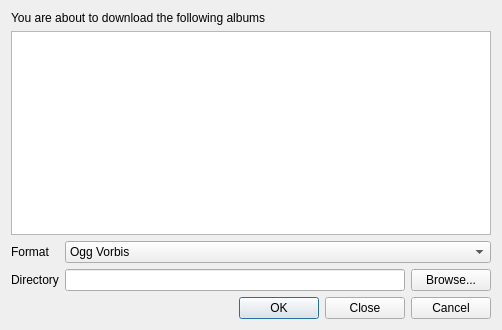
<?xml version="1.0" encoding="UTF-8"?>
<ui version="4.0">
 <class>MagnatuneDownloadDialog</class>
 <widget class="QDialog" name="MagnatuneDownloadDialog">
  <property name="geometry">
   <rect>
    <x>0</x>
    <y>0</y>
    <width>502</width>
    <height>330</height>
   </rect>
  </property>
  <property name="windowTitle">
   <string>Magnatune Download</string>
  </property>
  <property name="windowIcon">
   <iconset resource="../../data/data.qrc">
    <normaloff>:/providers/magnatune.png</normaloff>:/providers/magnatune.png</iconset>
  </property>
  <layout class="QVBoxLayout" name="verticalLayout">
   <item>
    <widget class="QLabel" name="label">
     <property name="text">
      <string>You are about to download the following albums</string>
     </property>
    </widget>
   </item>
   <item>
    <widget class="QTreeWidget" name="albums">
     <property name="selectionMode">
      <enum>QAbstractItemView::NoSelection</enum>
     </property>
     <property name="rootIsDecorated">
      <bool>false</bool>
     </property>
     <property name="allColumnsShowFocus">
      <bool>true</bool>
     </property>
     <attribute name="headerVisible">
      <bool>false</bool>
     </attribute>
     <column>
      <property name="text">
       <string>Name</string>
      </property>
     </column>
     <column>
      <property name="text">
       <string>Progress</string>
      </property>
     </column>
    </widget>
   </item>
   <item>
    <widget class="QWidget" name="options" native="true">
     <layout class="QFormLayout" name="formLayout">
      <property name="margin">
       <number>0</number>
      </property>
      <item row="0" column="0">
       <widget class="QLabel" name="label_2">
        <property name="text">
         <string>Format</string>
        </property>
       </widget>
      </item>
      <item row="0" column="1">
       <widget class="QComboBox" name="format">
        <item>
         <property name="text">
          <string>Ogg Vorbis</string>
         </property>
        </item>
        <item>
         <property name="text">
          <string>FLAC</string>
         </property>
        </item>
        <item>
         <property name="text">
          <string>WAV</string>
         </property>
        </item>
        <item>
         <property name="text">
          <string>VBR MP3</string>
         </property>
        </item>
        <item>
         <property name="text">
          <string>128k MP3</string>
         </property>
        </item>
       </widget>
      </item>
      <item row="1" column="0">
       <widget class="QLabel" name="label_3">
        <property name="text">
         <string>Directory</string>
        </property>
       </widget>
      </item>
      <item row="1" column="1">
       <layout class="QHBoxLayout" name="horizontalLayout">
        <item>
         <widget class="QLineEdit" name="directory"/>
        </item>
        <item>
         <widget class="QPushButton" name="browse">
          <property name="text">
           <string>Browse...</string>
          </property>
         </widget>
        </item>
       </layout>
      </item>
     </layout>
    </widget>
   </item>
   <item>
    <widget class="QDialogButtonBox" name="button_box">
     <property name="orientation">
      <enum>Qt::Horizontal</enum>
     </property>
     <property name="standardButtons">
      <set>QDialogButtonBox::Cancel|QDialogButtonBox::Close|QDialogButtonBox::Ok</set>
     </property>
    </widget>
   </item>
  </layout>
 </widget>
 <tabstops>
  <tabstop>albums</tabstop>
  <tabstop>format</tabstop>
  <tabstop>directory</tabstop>
  <tabstop>browse</tabstop>
  <tabstop>button_box</tabstop>
 </tabstops>
 <resources>
  <include location="../../data/data.qrc"/>
 </resources>
 <connections>
  <connection>
   <sender>button_box</sender>
   <signal>accepted()</signal>
   <receiver>MagnatuneDownloadDialog</receiver>
   <slot>accept()</slot>
   <hints>
    <hint type="sourcelabel">
     <x>248</x>
     <y>254</y>
    </hint>
    <hint type="destinationlabel">
     <x>157</x>
     <y>274</y>
    </hint>
   </hints>
  </connection>
  <connection>
   <sender>button_box</sender>
   <signal>rejected()</signal>
   <receiver>MagnatuneDownloadDialog</receiver>
   <slot>reject()</slot>
   <hints>
    <hint type="sourcelabel">
     <x>316</x>
     <y>260</y>
    </hint>
    <hint type="destinationlabel">
     <x>286</x>
     <y>274</y>
    </hint>
   </hints>
  </connection>
 </connections>
</ui>
